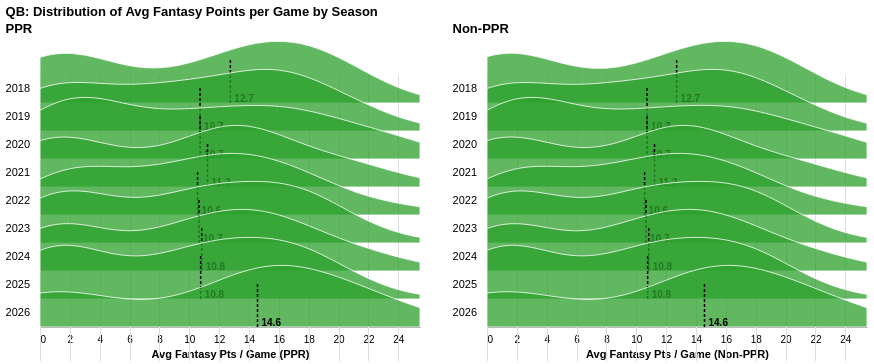
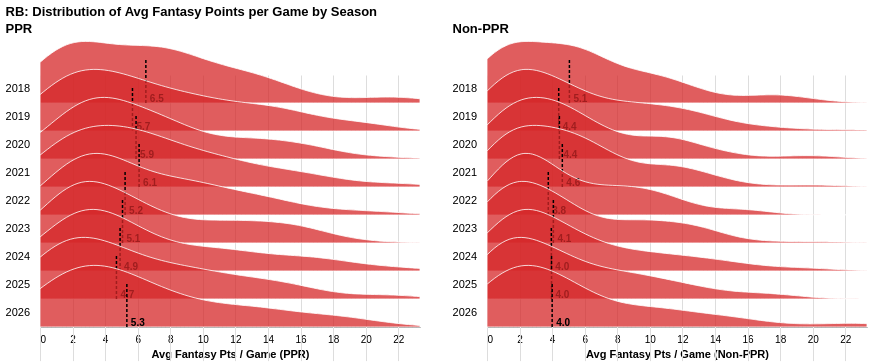
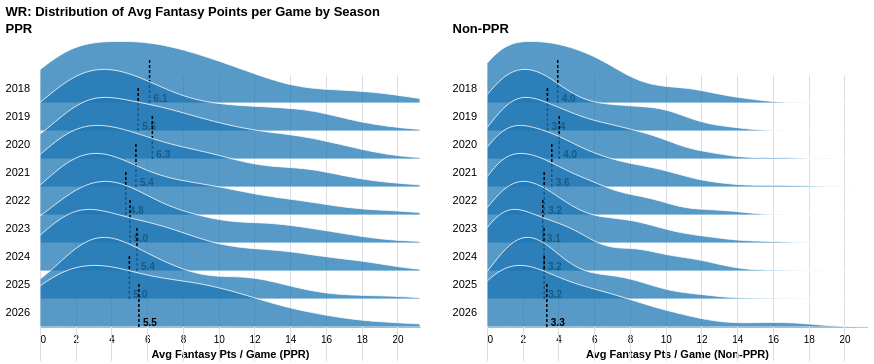
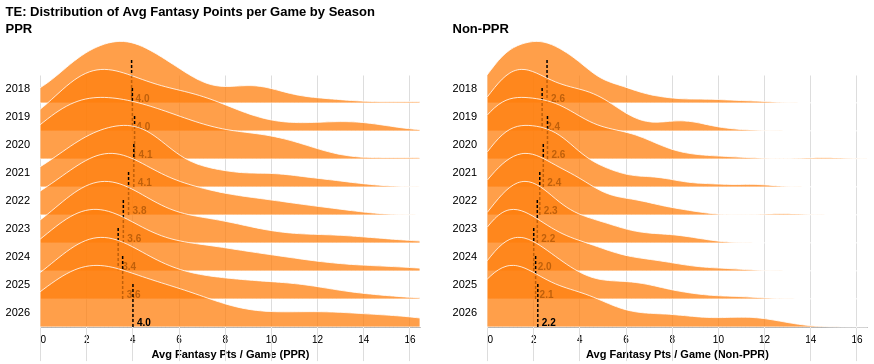

Source (notebook cell) for these figures, in order:
### Markdown cell above
Before ranking posistions by importance, we need to see if they are consistent over time. 

Are these findings tried and true patterns, or outlier driven?

### Code cell
alt.data_transformers.disable_max_rows()

POSITIONS = list(viz.POSITION_COLORS)
VALUE = 'avg_fantasy_points'
STEP = 28        # height of each season's row
OVERLAP = 1.2    # how far each ridge rises into the row above

# one row per player-season, for each format
formats = {
    label: df.groupby(['player', 'position', 'season'], as_index=False)[VALUE].mean()
    for label, df in [('PPR', all_ppr), ('Non-PPR', all_nonppr)]
}

for pos in POSITIONS:
    pos_data = {label: ps.loc[ps['position'] == pos, ['season', VALUE]].dropna() for label, ps in formats.items()}

    # shared x-axis across both formats so they're directly comparable
    x_max = float(max(d[VALUE].quantile(0.99) for d in pos_data.values()))
    x_scale = alt.Scale(domain=[0, x_max])

    panels = []
    for label, data in pos_data.items():
        # distribution ridges
        ridges = alt.Chart().transform_filter(
            alt.datum[VALUE] <= x_max
        ).transform_density(
            VALUE, groupby=['season'], as_=[VALUE, 'density'], extent=[0, x_max], steps=100,
        ).transform_joinaggregate(
            max_density='max(density)', groupby=['season']
        ).transform_calculate(
            scaled='datum.density / datum.max_density'   # every ridge peaks at the same height
        ).mark_area(
            interpolate='monotone', fillOpacity=0.75, stroke='white', strokeWidth=0.8,
            color=viz.POSITION_COLORS[pos],
        ).encode(
            x=alt.X(f'{VALUE}:Q', title=f'Avg Fantasy Pts / Game ({label})', scale=x_scale),
            y=alt.Y('scaled:Q', axis=None, scale=alt.Scale(range=[STEP, -STEP * OVERLAP])),
            tooltip=['season'],
        )

        # median marker + label per season
        medians = alt.Chart().transform_aggregate(median=f'median({VALUE})', groupby=['season'])

        median_rule = medians.mark_rule(color='black', strokeWidth=1.5, strokeDash=[3, 2]).encode(
            x=alt.X('median:Q', scale=x_scale),
            y=alt.value(STEP), y2=alt.value(-STEP * 0.6),
            tooltip=['season', alt.Tooltip('median:Q', format='.1f', title='Median pts/game')],
        )
        median_label = medians.mark_text(align='left', dx=4, dy=-4, fontSize=10, fontWeight='bold').encode(
            x=alt.X('median:Q', scale=x_scale),
            y=alt.value(STEP),
            text=alt.Text('median:Q', format='.1f'),
        )

        panels.append(
            alt.layer(ridges, median_rule, median_label, data=data).properties(
                width=380, height=STEP,
            ).facet(
                row=alt.Row('season:O', title=None, header=alt.Header(labelAngle=0, labelAlign='left', labelFontSize=11)),
                spacing=0,
            ).properties(title=label, bounds='flush')
        )

    display(
        alt.hconcat(*panels, spacing=30).properties(
            title=f'{pos}: Distribution of Avg Fantasy Points per Game by Season'
        ).configure_view(stroke=None)
    )

### Figure 1 — Vega-Lite specification as saved in the notebook (floating-point values rounded to 4 significant figures; data arrays with more than 128 entries replaced by an {"elided": "..."} marker saying what was removed)
{"config": {"view": {"continuousWidth": 300, "continuousHeight": 300, "stroke": null}}, "hconcat": [{"data": {"name": "data-e6ddde9cac8f14c743b5a231d1076d24"}, "facet": {"row": {"field": "season", "header": {"labelAlign": "left", "labelAngle": 0, "labelFontSize": 11}, "title": null, "type": "ordinal"}}, "spec": {"layer": [{"mark": {"type": "area", "color": "#2ca02c", "fillOpacity": 0.75, "interpolate": "monotone", "stroke": "white", "strokeWidth": 0.8}, "encoding": {"tooltip": [{"field": "season", "type": "quantitative"}], "x": {"field": "avg_fantasy_points", "scale": {"domain": [0, 25.45]}, "title": "Avg Fantasy Pts / Game (PPR)", "type": "quantitative"}, "y": {"axis": null, "field": "scaled", "scale": {"range": [28, -33.6]}, "type": "quantitative"}}, "transform": [{"filter": "(datum['avg_fantasy_points'] <= 25.450000000000003)"}, {"density": "avg_fantasy_points", "extent": [0, 25.45], "groupby": ["season"], "steps": 100, "as": ["avg_fantasy_points", "density"]}, {"joinaggregate": [{"op": "max", "field": "density", "as": "max_density"}], "groupby": ["season"]}, {"calculate": "datum.density / datum.max_density", "as": "scaled"}]}, {"mark": {"type": "rule", "color": "black", "strokeDash": [3, 2], "strokeWidth": 1.5}, "encoding": {"tooltip": [{"field": "season", "type": "quantitative"}, {"field": "median", "format": ".1f", "title": "Median pts/game", "type": "quantitative"}], "x": {"field": "median", "scale": {"domain": [0, 25.45]}, "type": "quantitative"}, "y": {"value": 28}, "y2": {"value": -16.8}}, "transform": [{"aggregate": [{"op": "median", "field": "avg_fantasy_points", "as": "median"}], "groupby": ["season"]}]}, {"mark": {"type": "text", "align": "left", "dx": 4, "dy": -4, "fontSize": 10, "fontWeight": "bold"}, "encoding": {"text": {"field": "median", "format": ".1f", "type": "quantitative"}, "x": {"field": "median", "scale": {"domain": [0, 25.45]}, "type": "quantitative"}, "y": {"value": 28}}, "transform": [{"aggregate": [{"op": "median", "field": "avg_fantasy_points", "as": "median"}], "groupby": ["season"]}]}], "height": 28, "width": 380}, "bounds": "flush", "spacing": 0, "title": "PPR"}, {"data": {"name": "data-e9f87fc7633fc33a67a0ae7994b3b492"}, "facet": {"row": {"field": "season", "header": {"labelAlign": "left", "labelAngle": 0, "labelFontSize": 11}, "title": null, "type": "ordinal"}}, "spec": {"layer": [{"mark": {"type": "area", "color": "#2ca02c", "fillOpacity": 0.75, "interpolate": "monotone", "stroke": "white", "strokeWidth": 0.8}, "encoding": {"tooltip": [{"field": "season", "type": "quantitative"}], "x": {"field": "avg_fantasy_points", "scale": {"domain": [0, 25.45]}, "title": "Avg Fantasy Pts / Game (Non-PPR)", "type": "quantitative"}, "y": {"axis": null, "field": "scaled", "scale": {"range": [28, -33.6]}, "type": "quantitative"}}, "transform": [{"filter": "(datum['avg_fantasy_points'] <= 25.450000000000003)"}, {"density": "avg_fantasy_points", "extent": [0, 25.45], "groupby": ["season"], "steps": 100, "as": ["avg_fantasy_points", "density"]}, {"joinaggregate": [{"op": "max", "field": "density", "as": "max_density"}], "groupby": ["season"]}, {"calculate": "datum.density / datum.max_density", "as": "scaled"}]}, {"mark": {"type": "rule", "color": "black", "strokeDash": [3, 2], "strokeWidth": 1.5}, "encoding": {"tooltip": [{"field": "season", "type": "quantitative"}, {"field": "median", "format": ".1f", "title": "Median pts/game", "type": "quantitative"}], "x": {"field": "median", "scale": {"domain": [0, 25.45]}, "type": "quantitative"}, "y": {"value": 28}, "y2": {"value": -16.8}}, "transform": [{"aggregate": [{"op": "median", "field": "avg_fantasy_points", "as": "median"}], "groupby": ["season"]}]}, {"mark": {"type": "text", "align": "left", "dx": 4, "dy": -4, "fontSize": 10, "fontWeight": "bold"}, "encoding": {"text": {"field": "median", "format": ".1f", "type": "quantitative"}, "x": {"field": "median", "scale": {"domain": [0, 25.45]}, "type": "quantitative"}, "y": {"value": 28}}, "transform": [{"aggregate": [{"op": "median", "field": "avg_fantasy_points", "as": "median"}], "groupby": ["season"]}]}], "height": 28, "width": 380}, "bounds": "flush", "spacing": 0, "title": "Non-PPR"}], "spacing": 30, "title": "QB: Distribution of Avg Fantasy Points per Game by Season", "$schema": "https://vega.github.io/schema/vega-lite/v6.4.1.json", "datasets": {"data-e6ddde9cac8f14c743b5a231d1076d24": {"elided": "676 records"}, "data-e9f87fc7633fc33a67a0ae7994b3b492": {"elided": "676 records"}}}

### Figure 2 — Vega-Lite specification as saved in the notebook (floating-point values rounded to 4 significant figures; data arrays with more than 128 entries replaced by an {"elided": "..."} marker saying what was removed)
{"config": {"view": {"continuousWidth": 300, "continuousHeight": 300, "stroke": null}}, "hconcat": [{"data": {"name": "data-4e4a0d7d5702f060cc326071e96991ee"}, "facet": {"row": {"field": "season", "header": {"labelAlign": "left", "labelAngle": 0, "labelFontSize": 11}, "title": null, "type": "ordinal"}}, "spec": {"layer": [{"mark": {"type": "area", "color": "#d62728", "fillOpacity": 0.75, "interpolate": "monotone", "stroke": "white", "strokeWidth": 0.8}, "encoding": {"tooltip": [{"field": "season", "type": "quantitative"}], "x": {"field": "avg_fantasy_points", "scale": {"domain": [0, 23.33]}, "title": "Avg Fantasy Pts / Game (PPR)", "type": "quantitative"}, "y": {"axis": null, "field": "scaled", "scale": {"range": [28, -33.6]}, "type": "quantitative"}}, "transform": [{"filter": "(datum['avg_fantasy_points'] <= 23.33258823529418)"}, {"density": "avg_fantasy_points", "extent": [0, 23.33], "groupby": ["season"], "steps": 100, "as": ["avg_fantasy_points", "density"]}, {"joinaggregate": [{"op": "max", "field": "density", "as": "max_density"}], "groupby": ["season"]}, {"calculate": "datum.density / datum.max_density", "as": "scaled"}]}, {"mark": {"type": "rule", "color": "black", "strokeDash": [3, 2], "strokeWidth": 1.5}, "encoding": {"tooltip": [{"field": "season", "type": "quantitative"}, {"field": "median", "format": ".1f", "title": "Median pts/game", "type": "quantitative"}], "x": {"field": "median", "scale": {"domain": [0, 23.33]}, "type": "quantitative"}, "y": {"value": 28}, "y2": {"value": -16.8}}, "transform": [{"aggregate": [{"op": "median", "field": "avg_fantasy_points", "as": "median"}], "groupby": ["season"]}]}, {"mark": {"type": "text", "align": "left", "dx": 4, "dy": -4, "fontSize": 10, "fontWeight": "bold"}, "encoding": {"text": {"field": "median", "format": ".1f", "type": "quantitative"}, "x": {"field": "median", "scale": {"domain": [0, 23.33]}, "type": "quantitative"}, "y": {"value": 28}}, "transform": [{"aggregate": [{"op": "median", "field": "avg_fantasy_points", "as": "median"}], "groupby": ["season"]}]}], "height": 28, "width": 380}, "bounds": "flush", "spacing": 0, "title": "PPR"}, {"data": {"name": "data-45e839177fd206ea70c889e858d6564f"}, "facet": {"row": {"field": "season", "header": {"labelAlign": "left", "labelAngle": 0, "labelFontSize": 11}, "title": null, "type": "ordinal"}}, "spec": {"layer": [{"mark": {"type": "area", "color": "#d62728", "fillOpacity": 0.75, "interpolate": "monotone", "stroke": "white", "strokeWidth": 0.8}, "encoding": {"tooltip": [{"field": "season", "type": "quantitative"}], "x": {"field": "avg_fantasy_points", "scale": {"domain": [0, 23.33]}, "title": "Avg Fantasy Pts / Game (Non-PPR)", "type": "quantitative"}, "y": {"axis": null, "field": "scaled", "scale": {"range": [28, -33.6]}, "type": "quantitative"}}, "transform": [{"filter": "(datum['avg_fantasy_points'] <= 23.33258823529418)"}, {"density": "avg_fantasy_points", "extent": [0, 23.33], "groupby": ["season"], "steps": 100, "as": ["avg_fantasy_points", "density"]}, {"joinaggregate": [{"op": "max", "field": "density", "as": "max_density"}], "groupby": ["season"]}, {"calculate": "datum.density / datum.max_density", "as": "scaled"}]}, {"mark": {"type": "rule", "color": "black", "strokeDash": [3, 2], "strokeWidth": 1.5}, "encoding": {"tooltip": [{"field": "season", "type": "quantitative"}, {"field": "median", "format": ".1f", "title": "Median pts/game", "type": "quantitative"}], "x": {"field": "median", "scale": {"domain": [0, 23.33]}, "type": "quantitative"}, "y": {"value": 28}, "y2": {"value": -16.8}}, "transform": [{"aggregate": [{"op": "median", "field": "avg_fantasy_points", "as": "median"}], "groupby": ["season"]}]}, {"mark": {"type": "text", "align": "left", "dx": 4, "dy": -4, "fontSize": 10, "fontWeight": "bold"}, "encoding": {"text": {"field": "median", "format": ".1f", "type": "quantitative"}, "x": {"field": "median", "scale": {"domain": [0, 23.33]}, "type": "quantitative"}, "y": {"value": 28}}, "transform": [{"aggregate": [{"op": "median", "field": "avg_fantasy_points", "as": "median"}], "groupby": ["season"]}]}], "height": 28, "width": 380}, "bounds": "flush", "spacing": 0, "title": "Non-PPR"}], "spacing": 30, "title": "RB: Distribution of Avg Fantasy Points per Game by Season", "$schema": "https://vega.github.io/schema/vega-lite/v6.4.1.json", "datasets": {"data-4e4a0d7d5702f060cc326071e96991ee": {"elided": "1259 records"}, "data-45e839177fd206ea70c889e858d6564f": {"elided": "1259 records"}}}

### Figure 3 — Vega-Lite specification as saved in the notebook (floating-point values rounded to 4 significant figures; data arrays with more than 128 entries replaced by an {"elided": "..."} marker saying what was removed)
{"config": {"view": {"continuousWidth": 300, "continuousHeight": 300, "stroke": null}}, "hconcat": [{"data": {"name": "data-8fc0e5d2597ea694bba61d886ac015fc"}, "facet": {"row": {"field": "season", "header": {"labelAlign": "left", "labelAngle": 0, "labelFontSize": 11}, "title": null, "type": "ordinal"}}, "spec": {"layer": [{"mark": {"type": "area", "color": "#1f77b4", "fillOpacity": 0.75, "interpolate": "monotone", "stroke": "white", "strokeWidth": 0.8}, "encoding": {"tooltip": [{"field": "season", "type": "quantitative"}], "x": {"field": "avg_fantasy_points", "scale": {"domain": [0, 21.26]}, "title": "Avg Fantasy Pts / Game (PPR)", "type": "quantitative"}, "y": {"axis": null, "field": "scaled", "scale": {"range": [28, -33.6]}, "type": "quantitative"}}, "transform": [{"filter": "(datum['avg_fantasy_points'] <= 21.260352941176468)"}, {"density": "avg_fantasy_points", "extent": [0, 21.26], "groupby": ["season"], "steps": 100, "as": ["avg_fantasy_points", "density"]}, {"joinaggregate": [{"op": "max", "field": "density", "as": "max_density"}], "groupby": ["season"]}, {"calculate": "datum.density / datum.max_density", "as": "scaled"}]}, {"mark": {"type": "rule", "color": "black", "strokeDash": [3, 2], "strokeWidth": 1.5}, "encoding": {"tooltip": [{"field": "season", "type": "quantitative"}, {"field": "median", "format": ".1f", "title": "Median pts/game", "type": "quantitative"}], "x": {"field": "median", "scale": {"domain": [0, 21.26]}, "type": "quantitative"}, "y": {"value": 28}, "y2": {"value": -16.8}}, "transform": [{"aggregate": [{"op": "median", "field": "avg_fantasy_points", "as": "median"}], "groupby": ["season"]}]}, {"mark": {"type": "text", "align": "left", "dx": 4, "dy": -4, "fontSize": 10, "fontWeight": "bold"}, "encoding": {"text": {"field": "median", "format": ".1f", "type": "quantitative"}, "x": {"field": "median", "scale": {"domain": [0, 21.26]}, "type": "quantitative"}, "y": {"value": 28}}, "transform": [{"aggregate": [{"op": "median", "field": "avg_fantasy_points", "as": "median"}], "groupby": ["season"]}]}], "height": 28, "width": 380}, "bounds": "flush", "spacing": 0, "title": "PPR"}, {"data": {"name": "data-82a70f4b5a4162b8965dfd9b800d2d7a"}, "facet": {"row": {"field": "season", "header": {"labelAlign": "left", "labelAngle": 0, "labelFontSize": 11}, "title": null, "type": "ordinal"}}, "spec": {"layer": [{"mark": {"type": "area", "color": "#1f77b4", "fillOpacity": 0.75, "interpolate": "monotone", "stroke": "white", "strokeWidth": 0.8}, "encoding": {"tooltip": [{"field": "season", "type": "quantitative"}], "x": {"field": "avg_fantasy_points", "scale": {"domain": [0, 21.26]}, "title": "Avg Fantasy Pts / Game (Non-PPR)", "type": "quantitative"}, "y": {"axis": null, "field": "scaled", "scale": {"range": [28, -33.6]}, "type": "quantitative"}}, "transform": [{"filter": "(datum['avg_fantasy_points'] <= 21.260352941176468)"}, {"density": "avg_fantasy_points", "extent": [0, 21.26], "groupby": ["season"], "steps": 100, "as": ["avg_fantasy_points", "density"]}, {"joinaggregate": [{"op": "max", "field": "density", "as": "max_density"}], "groupby": ["season"]}, {"calculate": "datum.density / datum.max_density", "as": "scaled"}]}, {"mark": {"type": "rule", "color": "black", "strokeDash": [3, 2], "strokeWidth": 1.5}, "encoding": {"tooltip": [{"field": "season", "type": "quantitative"}, {"field": "median", "format": ".1f", "title": "Median pts/game", "type": "quantitative"}], "x": {"field": "median", "scale": {"domain": [0, 21.26]}, "type": "quantitative"}, "y": {"value": 28}, "y2": {"value": -16.8}}, "transform": [{"aggregate": [{"op": "median", "field": "avg_fantasy_points", "as": "median"}], "groupby": ["season"]}]}, {"mark": {"type": "text", "align": "left", "dx": 4, "dy": -4, "fontSize": 10, "fontWeight": "bold"}, "encoding": {"text": {"field": "median", "format": ".1f", "type": "quantitative"}, "x": {"field": "median", "scale": {"domain": [0, 21.26]}, "type": "quantitative"}, "y": {"value": 28}}, "transform": [{"aggregate": [{"op": "median", "field": "avg_fantasy_points", "as": "median"}], "groupby": ["season"]}]}], "height": 28, "width": 380}, "bounds": "flush", "spacing": 0, "title": "Non-PPR"}], "spacing": 30, "title": "WR: Distribution of Avg Fantasy Points per Game by Season", "$schema": "https://vega.github.io/schema/vega-lite/v6.4.1.json", "datasets": {"data-8fc0e5d2597ea694bba61d886ac015fc": {"elided": "1947 records"}, "data-82a70f4b5a4162b8965dfd9b800d2d7a": {"elided": "1947 records"}}}

### Figure 4 — Vega-Lite specification as saved in the notebook (floating-point values rounded to 4 significant figures; data arrays with more than 128 entries replaced by an {"elided": "..."} marker saying what was removed)
{"config": {"view": {"continuousWidth": 300, "continuousHeight": 300, "stroke": null}}, "hconcat": [{"data": {"name": "data-81693d77b4771afc0261b62d426256d0"}, "facet": {"row": {"field": "season", "header": {"labelAlign": "left", "labelAngle": 0, "labelFontSize": 11}, "title": null, "type": "ordinal"}}, "spec": {"layer": [{"mark": {"type": "area", "color": "#ff7f0e", "fillOpacity": 0.75, "interpolate": "monotone", "stroke": "white", "strokeWidth": 0.8}, "encoding": {"tooltip": [{"field": "season", "type": "quantitative"}], "x": {"field": "avg_fantasy_points", "scale": {"domain": [0, 16.46]}, "title": "Avg Fantasy Pts / Game (PPR)", "type": "quantitative"}, "y": {"axis": null, "field": "scaled", "scale": {"range": [28, -33.6]}, "type": "quantitative"}}, "transform": [{"filter": "(datum['avg_fantasy_points'] <= 16.45516666666666)"}, {"density": "avg_fantasy_points", "extent": [0, 16.46], "groupby": ["season"], "steps": 100, "as": ["avg_fantasy_points", "density"]}, {"joinaggregate": [{"op": "max", "field": "density", "as": "max_density"}], "groupby": ["season"]}, {"calculate": "datum.density / datum.max_density", "as": "scaled"}]}, {"mark": {"type": "rule", "color": "black", "strokeDash": [3, 2], "strokeWidth": 1.5}, "encoding": {"tooltip": [{"field": "season", "type": "quantitative"}, {"field": "median", "format": ".1f", "title": "Median pts/game", "type": "quantitative"}], "x": {"field": "median", "scale": {"domain": [0, 16.46]}, "type": "quantitative"}, "y": {"value": 28}, "y2": {"value": -16.8}}, "transform": [{"aggregate": [{"op": "median", "field": "avg_fantasy_points", "as": "median"}], "groupby": ["season"]}]}, {"mark": {"type": "text", "align": "left", "dx": 4, "dy": -4, "fontSize": 10, "fontWeight": "bold"}, "encoding": {"text": {"field": "median", "format": ".1f", "type": "quantitative"}, "x": {"field": "median", "scale": {"domain": [0, 16.46]}, "type": "quantitative"}, "y": {"value": 28}}, "transform": [{"aggregate": [{"op": "median", "field": "avg_fantasy_points", "as": "median"}], "groupby": ["season"]}]}], "height": 28, "width": 380}, "bounds": "flush", "spacing": 0, "title": "PPR"}, {"data": {"name": "data-d2c2c66ea45659669e6d30b3b7071129"}, "facet": {"row": {"field": "season", "header": {"labelAlign": "left", "labelAngle": 0, "labelFontSize": 11}, "title": null, "type": "ordinal"}}, "spec": {"layer": [{"mark": {"type": "area", "color": "#ff7f0e", "fillOpacity": 0.75, "interpolate": "monotone", "stroke": "white", "strokeWidth": 0.8}, "encoding": {"tooltip": [{"field": "season", "type": "quantitative"}], "x": {"field": "avg_fantasy_points", "scale": {"domain": [0, 16.46]}, "title": "Avg Fantasy Pts / Game (Non-PPR)", "type": "quantitative"}, "y": {"axis": null, "field": "scaled", "scale": {"range": [28, -33.6]}, "type": "quantitative"}}, "transform": [{"filter": "(datum['avg_fantasy_points'] <= 16.45516666666666)"}, {"density": "avg_fantasy_points", "extent": [0, 16.46], "groupby": ["season"], "steps": 100, "as": ["avg_fantasy_points", "density"]}, {"joinaggregate": [{"op": "max", "field": "density", "as": "max_density"}], "groupby": ["season"]}, {"calculate": "datum.density / datum.max_density", "as": "scaled"}]}, {"mark": {"type": "rule", "color": "black", "strokeDash": [3, 2], "strokeWidth": 1.5}, "encoding": {"tooltip": [{"field": "season", "type": "quantitative"}, {"field": "median", "format": ".1f", "title": "Median pts/game", "type": "quantitative"}], "x": {"field": "median", "scale": {"domain": [0, 16.46]}, "type": "quantitative"}, "y": {"value": 28}, "y2": {"value": -16.8}}, "transform": [{"aggregate": [{"op": "median", "field": "avg_fantasy_points", "as": "median"}], "groupby": ["season"]}]}, {"mark": {"type": "text", "align": "left", "dx": 4, "dy": -4, "fontSize": 10, "fontWeight": "bold"}, "encoding": {"text": {"field": "median", "format": ".1f", "type": "quantitative"}, "x": {"field": "median", "scale": {"domain": [0, 16.46]}, "type": "quantitative"}, "y": {"value": 28}}, "transform": [{"aggregate": [{"op": "median", "field": "avg_fantasy_points", "as": "median"}], "groupby": ["season"]}]}], "height": 28, "width": 380}, "bounds": "flush", "spacing": 0, "title": "Non-PPR"}], "spacing": 30, "title": "TE: Distribution of Avg Fantasy Points per Game by Season", "$schema": "https://vega.github.io/schema/vega-lite/v6.4.1.json", "datasets": {"data-81693d77b4771afc0261b62d426256d0": {"elided": "1074 records"}, "data-d2c2c66ea45659669e6d30b3b7071129": {"elided": "1074 records"}}}
